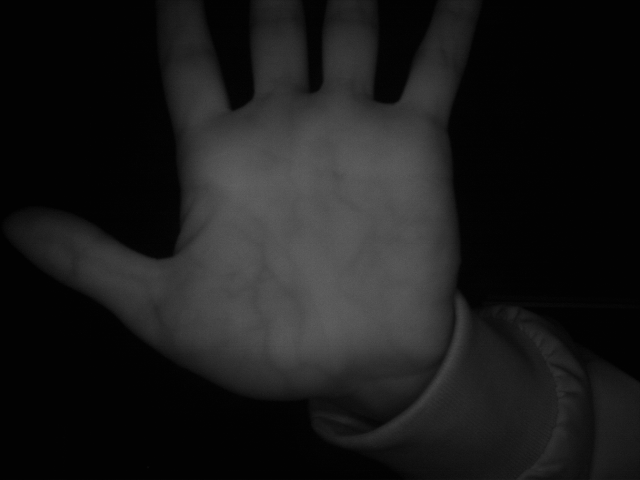
#> input picture plam_git/palm_data/565/565_1.bmp, 640 x 480 px
$ python -i function.py   (imports and definitions only)   (older library calls are emulated)
#> lines starting #> are read from the running program, lines starting #| are printed output that depends on the picture
#> further down, picture is the input picture: shape (480, 640, 3); min 2, max 97, mean 26.4

import cv2
import numpy as np
from matplotlib import pyplot as plt
"""
练手作业，如果可以，要不给个Star,谢谢啦  o(*≧▽≦)ツ
欢迎校友交流 By松仔松仔松仔松
"""

# 绘制图像的直方图 / 用于直方图均衡化
# [82 lines left out: functions hist_show, OTSU, roi_plam, show_picture, not called in this run]

# 全局直方图均衡
def equalizeHist_for_rgbpicture_rgb(img_for_equalizeHist):
    '''
    输入 img_for_equalizeHist 待图像均衡化的彩色图像 原图 （对应 roi_img） 输入是rgb图
    输出 rgb图
    直方图均衡化是使图像直方图变得平坦的操作。直方图均衡化能够有效地解决图像整体过暗、过亮的问题，增加图像的清晰度
    https://blog.csdn.net/missyougoon/article/details/81632166
    https://blog.csdn.net/Ibelievesunshine/article/details/104922449
    原始图像的灰度直方图从比较集中的某个灰度区间变成在全部灰度范围内的均匀分布
    缺点：
 　 1）变换后图像的灰度级减少，某些细节消失；
 　 2）某些图像，如直方图有高峰，经处理后对比度不自然的过分增强。
    https://blog.csdn.net/jyt1129/article/details/63685165
    '''
    (b, g, r) = cv2.split(img_for_equalizeHist)
    bH = cv2.equalizeHist(b)
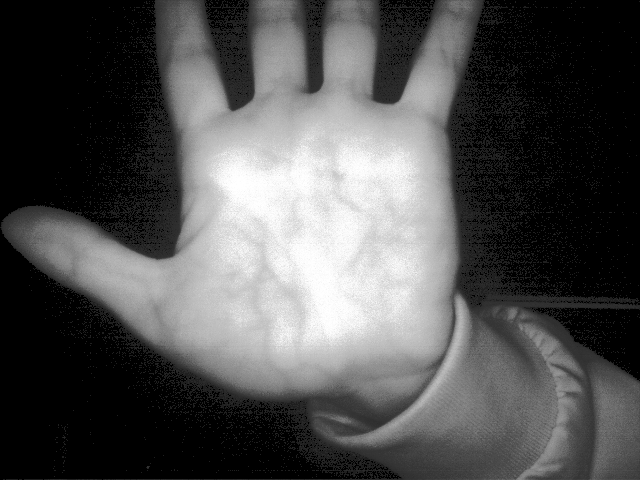
#> bH: shape (480, 640); min 0, max 255, mean 80.7
    gH = cv2.equalizeHist(g)
    rH = cv2.equalizeHist(r)
    # 合并每一个通道
    result = cv2.merge((bH, gH, rH))
    return result

# 自适应局部直方图均衡
# [159 lines left out: functions equalizeHist_for_rgbpicture_CLAHE, Gray_World_Algorithm, Automatic_White_Balance, Compared_with_oiginal_img, ssr, msrcr and 2 more, not called in this run]

# 检验并创建文件夹
import os
# [24 lines left out: functions mkdir, Erosion, not called in this run]

# 模板匹配_定义法
import collections
# [123 lines left out: functions match_template, match_cv2_temlate, match_compareHist, Wireframe_plots, matshow_3d, LBP_Cal and 2 more, not called in this run]

# 单张图的直方图和累计曲线计算与输出
from skimage import exposure # 图像处理包
# [10 lines left out: function hist, not called in this run]

# 这个是分割成 2*4 格的LBP 这里我没有用,因为不分割同样效果很好
# 这里的 LBP_hist 和 normalization 都是用于学习参考
from skimage import feature
# [46 lines left out: functions LBP_hist, normalization, rotate, not called in this run]


>>> import cv2
>>> picture = cv2.imread('palm_data/565/565_1.bmp')
>>> result = equalizeHist_for_rgbpicture_rgb(picture)

$ run again, on plam_git/palm_data/565/565_10.bmp
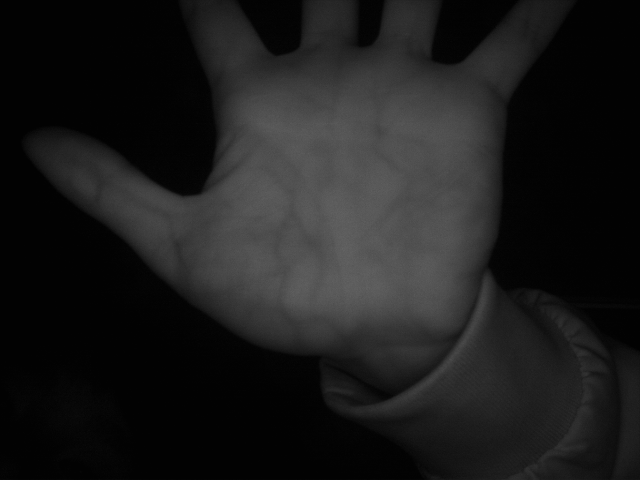
#> input picture plam_git/palm_data/565/565_10.bmp, 640 x 480 px
#> picture is the input picture: shape (480, 640, 3); min 2, max 100, mean 28
#> in equalizeHist_for_rgbpicture_rgb, `bH = cv2.equalizeHist(b)`:
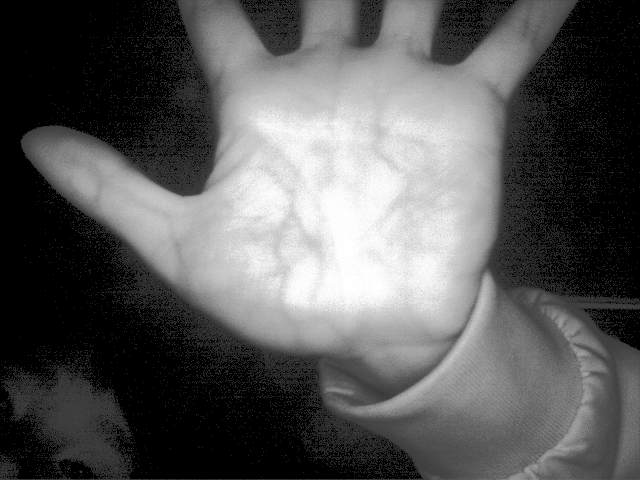
#> bH: shape (480, 640); min 0, max 255, mean 89.1
